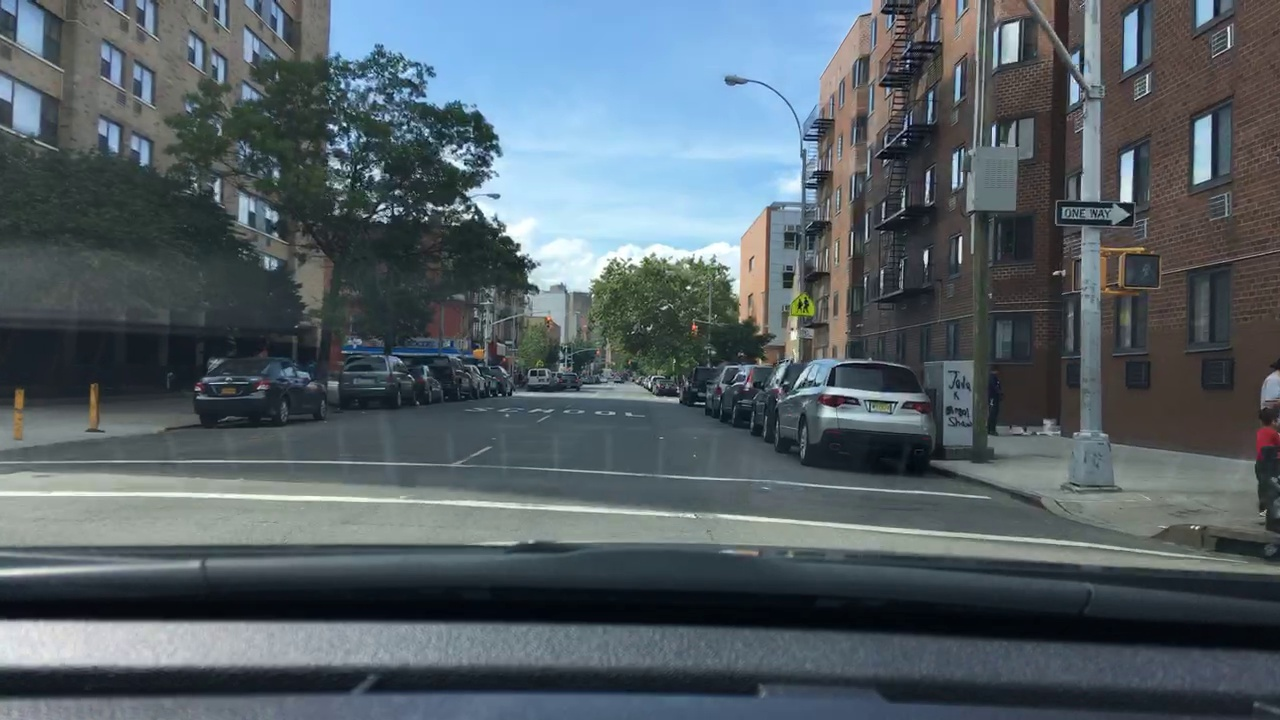
#> input picture Folder1/0002.jpg, 1280 x 720 px, found by its file name
$ python huffman_parser.py
#> lines starting #> are read from the running program, lines starting #| are printed output that depends on the picture
from PIL import Image
import numpy as np
from collections import defaultdict
import os

class HuffmanNode:
    def __init__(self, value=None, frequency=None):
        self.value = value
        self.frequency = frequency
        self.left = None
        self.right = None
        self.code = ''

class ImageHuffmanEncoder:
    def __init__(self):
        self.codes = {}
        self.reverse_codes = {}

    def read_image(self, path):
        """Read image and convert to grayscale numpy array."""
        try:
            # Open image and convert to grayscale
            image = Image.open(path)
            if image.mode != 'L':
                image = image.convert('L')

            # Convert to numpy array
            return np.array(image)

        except Exception as e:
            print(f"Error reading image: {e}")
            return None

    def calculate_frequencies(self, image_array):
        """Calculate frequency of each pixel value."""
        frequencies = defaultdict(int)
        height, width = image_array.shape

        for i in range(height):
            for j in range(width):
                pixel_value = image_array[i, j]
                frequencies[pixel_value] += 1

        return frequencies

    def build_huffman_tree(self, frequencies):
        """Build Huffman tree from frequency dictionary."""
        nodes = []

        # Create initial nodes
        for value, freq in frequencies.items():
            node = HuffmanNode(value=value, frequency=freq)
            nodes.append(node)

        while len(nodes) > 1:
            # Sort nodes by frequency
            nodes = sorted(nodes, key=lambda x: x.frequency)

            # Take two nodes with lowest frequencies
            left = nodes.pop(0)
            right = nodes.pop(0)

            # Create parent node
            parent = HuffmanNode(frequency=left.frequency + right.frequency)
            parent.left = left
            parent.right = right

            nodes.append(parent)

        return nodes[0] if nodes else None

    def generate_codes(self, root, code=""):
        """Generate Huffman codes by traversing the tree."""
        if root is None:
            return

        if root.value is not None:
            self.codes[root.value] = code
            self.reverse_codes[code] = root.value
            return

        self.generate_codes(root.left, code + "0")
        self.generate_codes(root.right, code + "1")

    def encode_image(self, image_path):
        """Main function to encode image."""
        # Read image
        print(f"\nReading image: {image_path}")
        image_array = self.read_image(image_path)
#> in read_image, image is the input picture: PIL image 1280x720 RGB; mean R, G, B 84.6, 95.9, 102.4
#> in read_image, `image = image.convert('L')`:
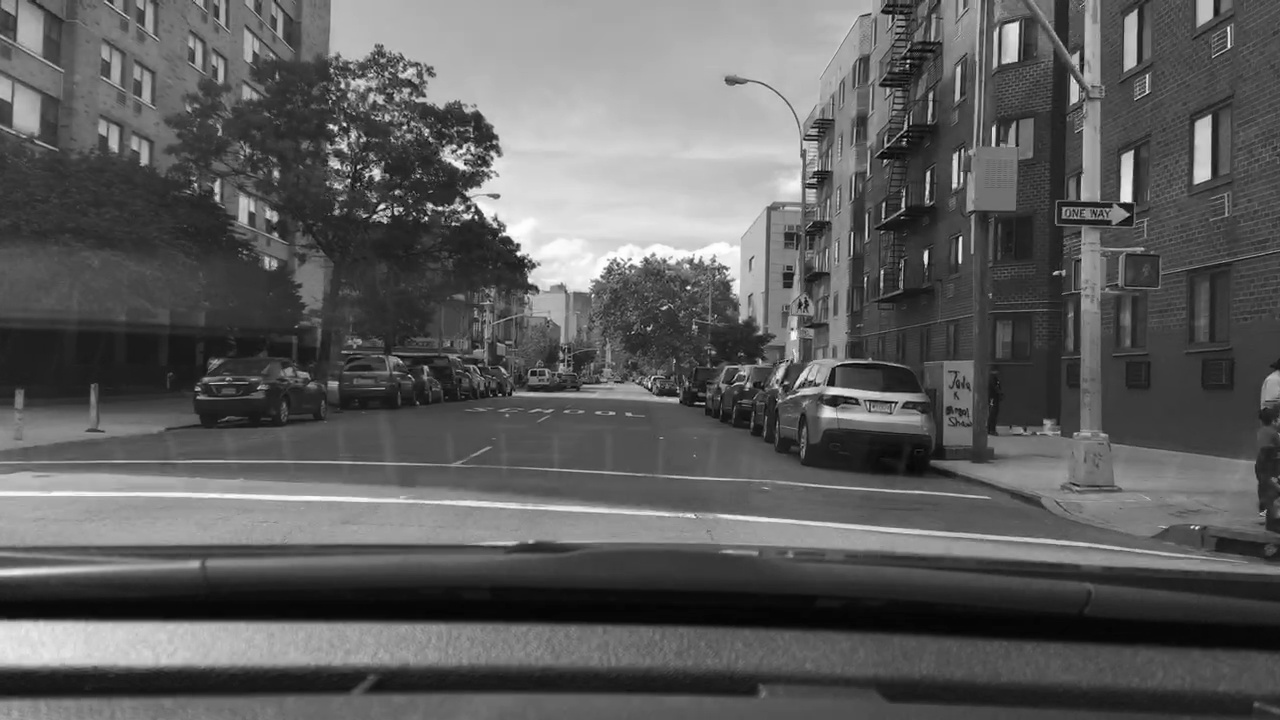
#> image: PIL image 1280x720 L; min 1, max 255, mean 93.2
        if image_array is None:
            return

        # Calculate frequencies
        print("Calculating pixel frequencies...")
        frequencies = self.calculate_frequencies(image_array)
#> after the loop in calculate_frequencies, `for i in range(height):`: frequencies = 255 items

        # Build Huffman tree
        print("Building Huffman tree...")
        root = self.build_huffman_tree(frequencies)

        # Generate codes
        print("Generating Huffman codes...")
        self.generate_codes(root)

        # Print statistics
        self.print_statistics(image_array, frequencies)

        return self.codes, frequencies

    def print_statistics(self, image_array, frequencies):
        """Print encoding statistics."""
        print("\nHuffman Encoding Statistics:")
        print("-" * 50)

        # Image details
        print(f"Image dimensions: {image_array.shape[0]}x{image_array.shape[1]}")
        print(f"Total pixels: {image_array.size}")
        print(f"Unique pixel values: {len(frequencies)}")

        # Code details
        print("\nHuffman Codes (showing first 10 values):")
        print("Pixel Value | Frequency | Code")
        print("-" * 50)

        for i, (pixel_value, code) in enumerate(sorted(self.codes.items())):
            if i >= 20:  # Only show first 10 entries
                break
            freq = frequencies[pixel_value]
            print(f"{pixel_value:11d} | {freq:9d} | {code}")

        if len(self.codes) > 10:
            print("... (more entries not shown)")

        # Calculate compression
        original_size = image_array.size * 8  # 8 bits per pixel
        compressed_size = sum(len(self.codes[value]) * frequencies[value]
                            for value in frequencies)

        print("\nCompression Analysis:")
        print(f"Original size: {original_size:,} bits")
        print(f"Compressed size: {compressed_size:,} bits")
        print(f"Compression ratio: {original_size/compressed_size:.2f}:1")

        # Calculate average code length
        total_pixels = sum(frequencies.values())
        avg_code_length = sum(len(code) * frequencies[pixel] / total_pixels
                            for pixel, code in self.codes.items())
        print(f"Average code length: {avg_code_length:.2f} bits")

def main():
    # Specify your image path here - MODIFY THIS LINE WITH YOUR IMAGE PATH
    image_path = "/Users/sejaljadhav/Downloads/bdd/0a851459-0fb97708/0002.jpg"  # Replace with your actual image path

    # Verify if file exists
    if not os.path.exists(image_path):
        print(f"Error: File not found at {image_path}")
        return

    # Create encoder and process image
    encoder = ImageHuffmanEncoder()
    encoder.encode_image(image_path)
#> the loop in build_huffman_tree, `for value, freq in frequencies.items():` made 255 passes
#> (value, freq) on passes 1 to 3: (85, 8838), (120, 2749), (143, 2348)
#> the loop in build_huffman_tree, `while len(nodes) > 1:` made 254 passes
#> after the loop in build_huffman_tree, `while len(nodes) > 1:`: nodes = 1 item
#| Image dimensions: 720x1280
#| Total pixels: 921600
#| Unique pixel values: 255
#> the loop in print_statistics, `for i, (pixel_value, code) in enumerate(sorted(self.codes.items())):` made 21 passes
#> freq on passes 1 to 8: 5, 6, 4, 136, 2442, 1813, 5587, 5908
#> (printed output is left out)
#> in print_statistics, `compressed_size = sum(len(self.codes[value]) * frequencies[value] for ..`: compressed_size = 6986195
#| Original size: 7,372,800 bits
#| Compressed size: 6,986,195 bits
#| Compression ratio: 1.06:1
#> in print_statistics, `total_pixels = sum(frequencies.values())`: total_pixels = 921600
#> in print_statistics, `avg_code_length = sum(len(code) * frequencies[pixel] / total_pixels fo..`: avg_code_length = 7.58
#| Average code length: 7.58 bits

if __name__ == "__main__":
    main()

$ run again, with Folder1/0000.jpg copied over Folder1/0002.jpg
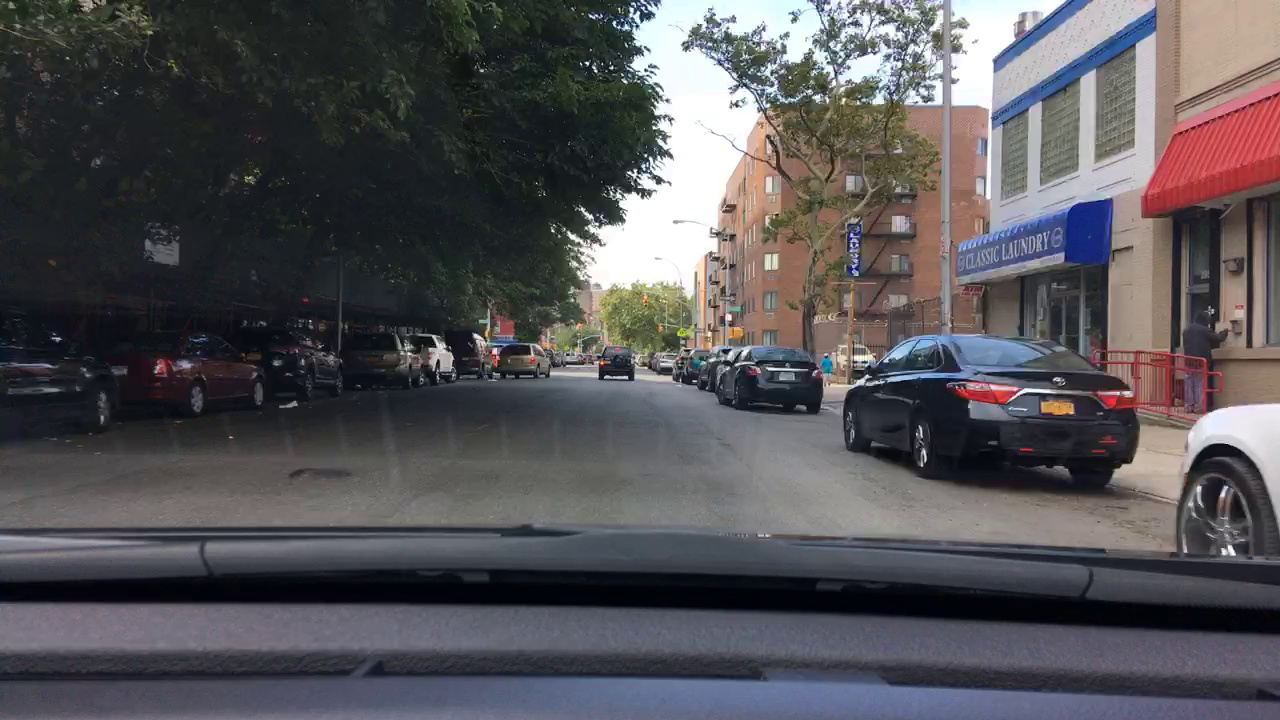
#> input picture Folder1/0000.jpg, 1280 x 720 px, found by its file name
#> in read_image, image is the input picture: PIL image 1280x720 RGB; mean R, G, B 85.4, 83.3, 87
#> in read_image, `image = image.convert('L')`:
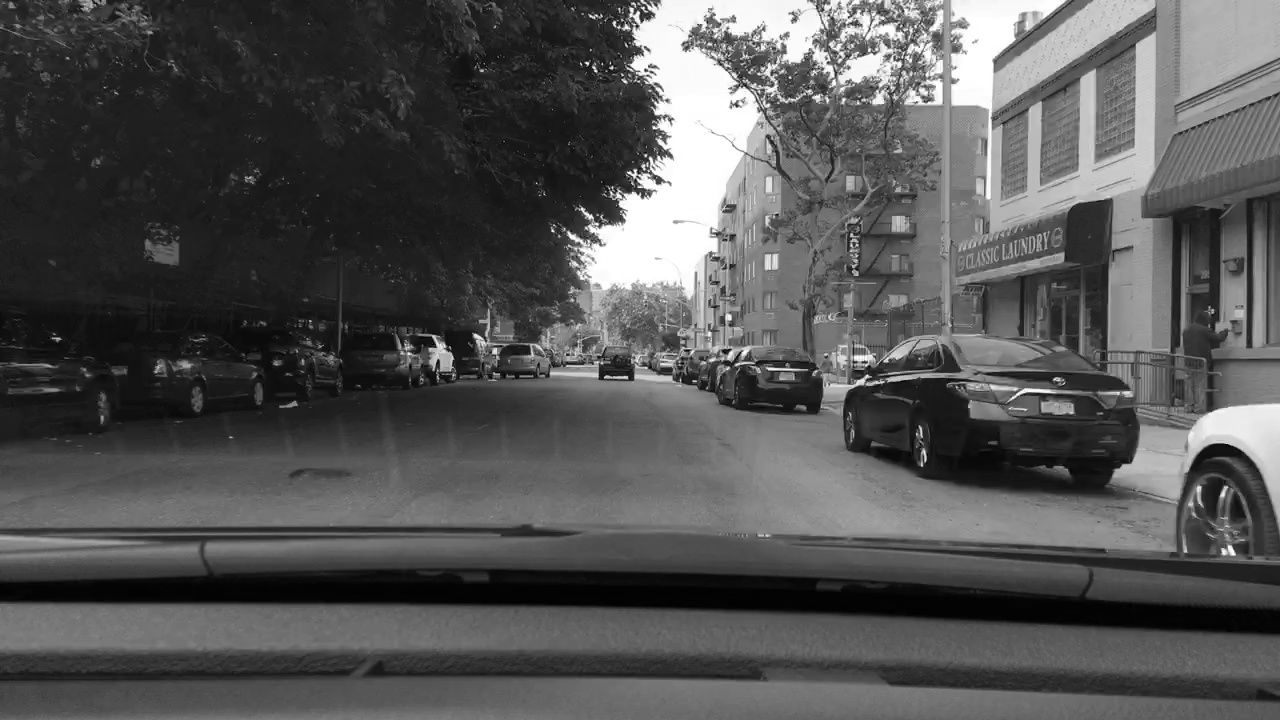
#> image: PIL image 1280x720 L; min 0, max 255, mean 84.4
#> after the loop in calculate_frequencies, `for i in range(height):`: frequencies = 256 items
#> the loop in build_huffman_tree, `for value, freq in frequencies.items():` made 256 passes
#> (value, freq) on passes 1 to 3: (62, 2840), (55, 3401), (50, 5084)
#> the loop in build_huffman_tree, `while len(nodes) > 1:` made 255 passes
#> after the loop in build_huffman_tree, `while len(nodes) > 1:`: nodes = 1 item
#| Image dimensions: 720x1280
#| Total pixels: 921600
#| Unique pixel values: 256
#> the loop in print_statistics, `for i, (pixel_value, code) in enumerate(sorted(self.codes.items())):` made 21 passes
#> freq on passes 1 to 8: 2, 97, 2599, 12263, 5505, 2819, 902, 1035
#> (printed output is left out)
#> compressed_size = 6838212
#| Original size: 7,372,800 bits
#| Compressed size: 6,838,212 bits
#| Compression ratio: 1.08:1
#> total_pixels = 921600
#> avg_code_length = 7.42
#| Average code length: 7.42 bits

$ run again, with Folder1/0001.jpg copied over Folder1/0002.jpg
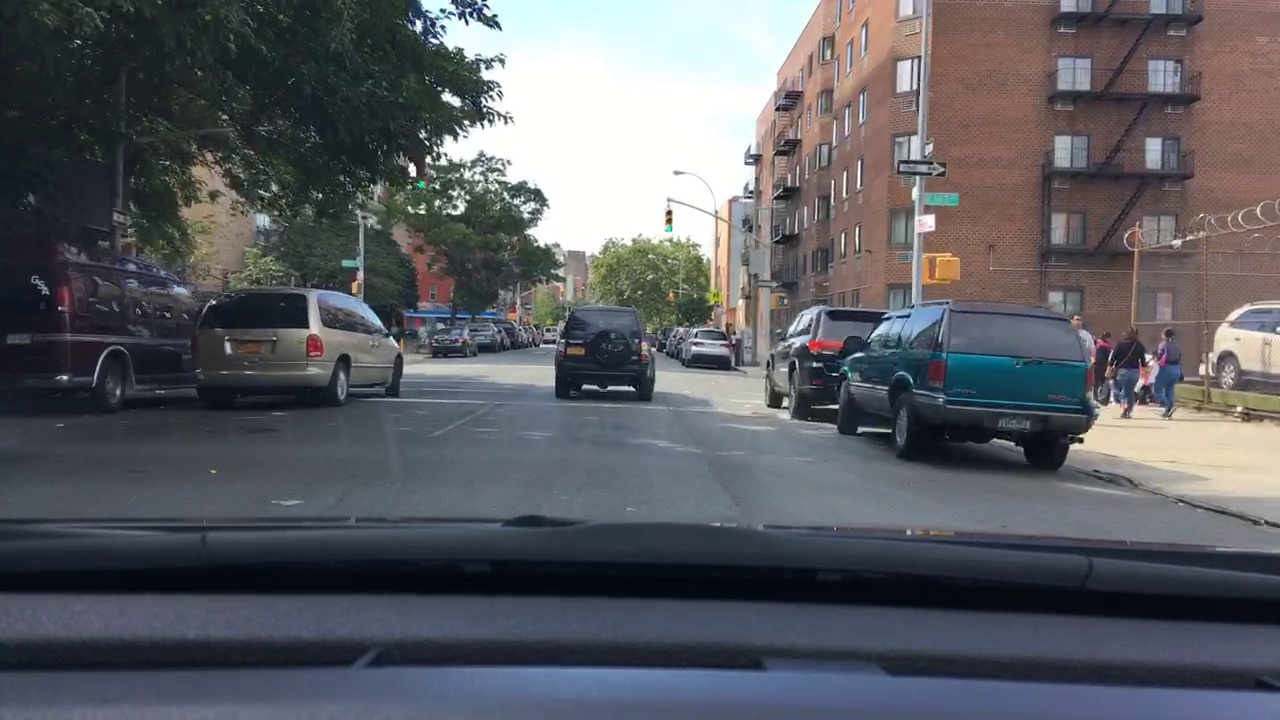
#> input picture Folder1/0001.jpg, 1280 x 720 px, found by its file name
#> in read_image, image is the input picture: PIL image 1280x720 RGB; mean R, G, B 91.6, 93.4, 98.7
#> in read_image, `image = image.convert('L')`:
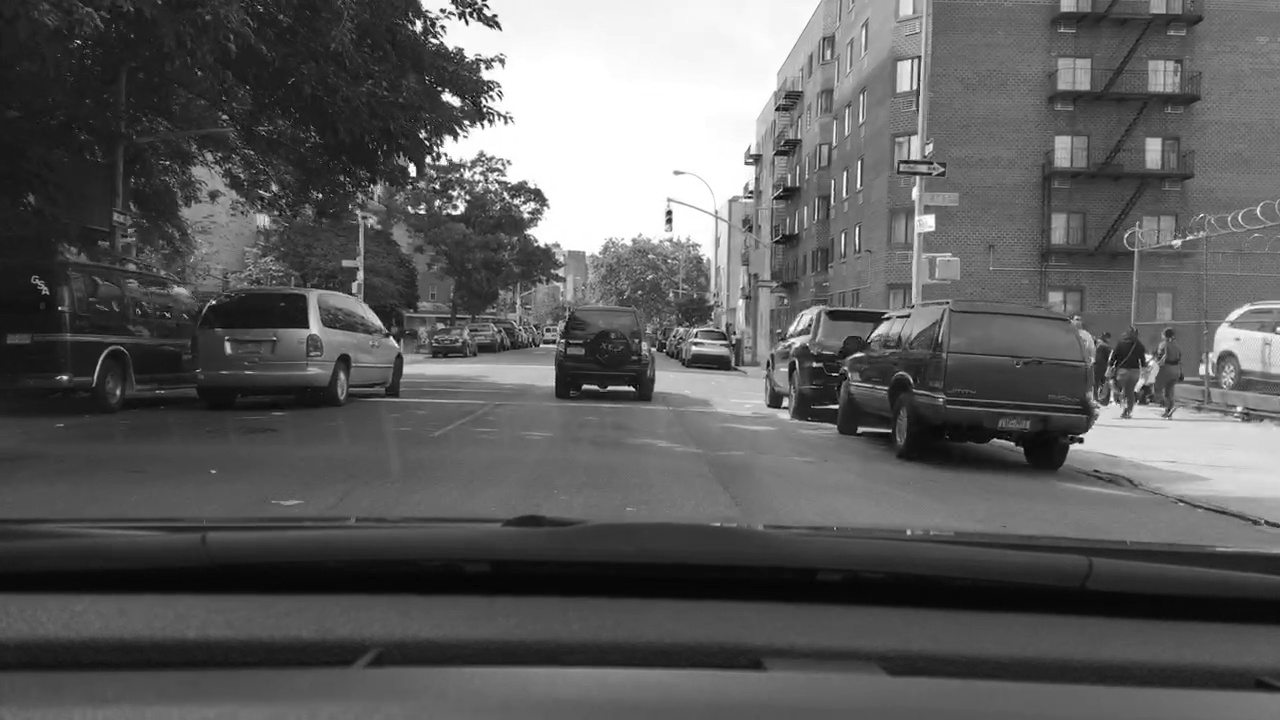
#> image: PIL image 1280x720 L; min 0, max 255, mean 93.5
#> after the loop in calculate_frequencies, `for i in range(height):`: frequencies = 256 items
#> the loop in build_huffman_tree, `for value, freq in frequencies.items():` made 256 passes
#> (value, freq) on passes 1 to 3: (33, 9976), (32, 11553), (34, 7769)
#> the loop in build_huffman_tree, `while len(nodes) > 1:` made 255 passes
#> after the loop in build_huffman_tree, `while len(nodes) > 1:`: nodes = 1 item
#| Image dimensions: 720x1280
#| Total pixels: 921600
#| Unique pixel values: 256
#> the loop in print_statistics, `for i, (pixel_value, code) in enumerate(sorted(self.codes.items())):` made 21 passes
#> freq on passes 1 to 8: 1, 2, 3, 5, 20, 301, 281, 6085
#> (printed output is left out)
#> compressed_size = 6811656
#| Original size: 7,372,800 bits
#| Compressed size: 6,811,656 bits
#| Compression ratio: 1.08:1
#> total_pixels = 921600
#> avg_code_length = 7.39
#| Average code length: 7.39 bits
